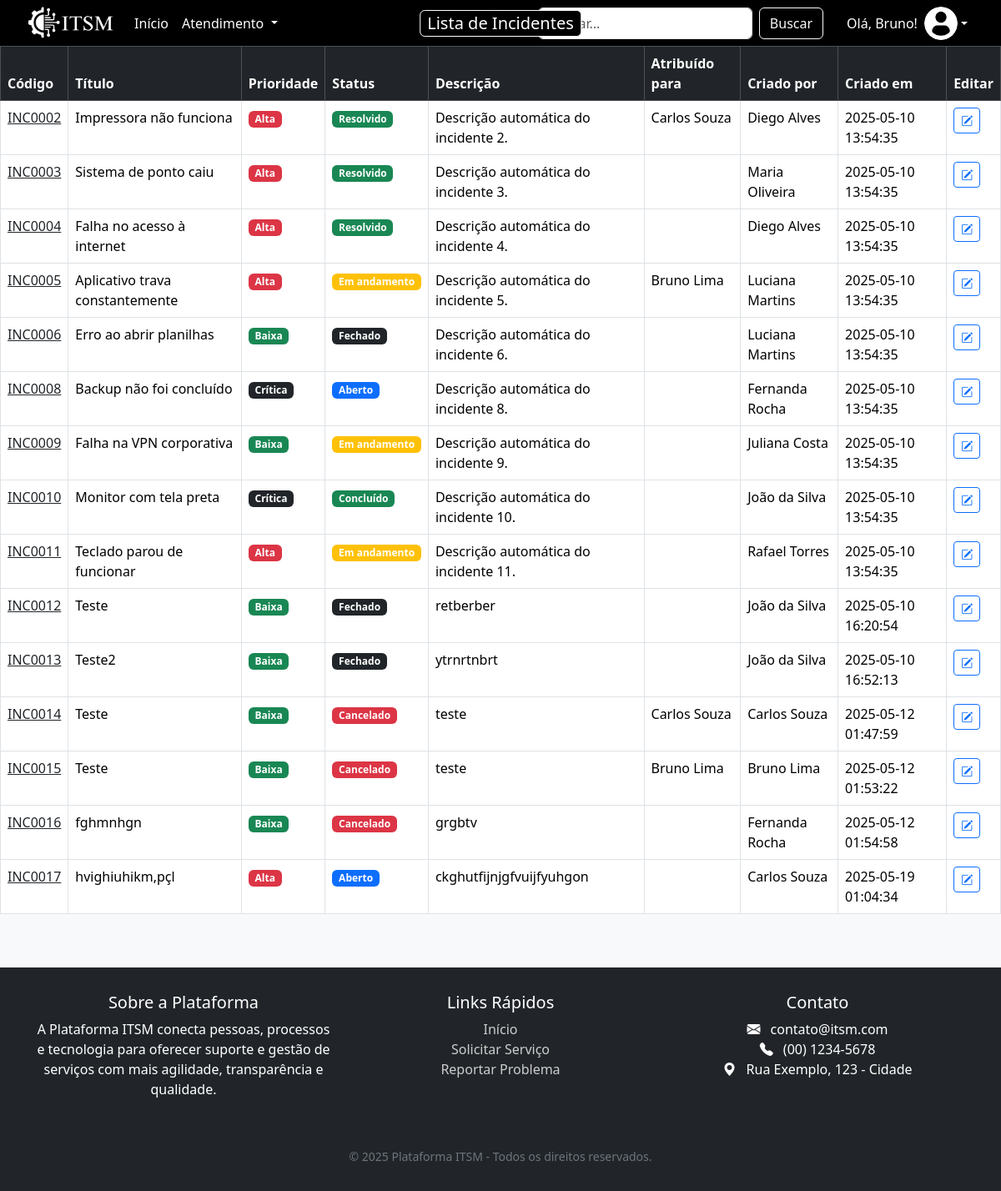
Page /lista/incidentes.php (signed in) on the committed database.
### tables this page shows
CREATE TABLE `incidentes` (
  `id` int(11) NOT NULL,
  `codigo` varchar(10) DEFAULT NULL,
  `titulo` varchar(150) NOT NULL,
  `descricao` text DEFAULT NULL,
  `status` int(11) NOT NULL,
  `prioridade` varchar(30) NOT NULL,
  `criado_por` int(11) DEFAULT NULL,
  `criado_em` timestamp NOT NULL DEFAULT current_timestamp(),
  `atribuido_para` int(11) DEFAULT NULL
);

CREATE TABLE `status` (
  `id` int(11) NOT NULL,
  `nome` varchar(50) NOT NULL
);

CREATE TABLE `usuarios` (
  `id` int(11) NOT NULL,
  `nome` varchar(100) NOT NULL,
  `login` varchar(50) NOT NULL,
  `senha` varchar(255) NOT NULL,
  `email` varchar(100) DEFAULT NULL,
  `funcao` varchar(50) DEFAULT NULL,
  `criado_em` timestamp NOT NULL DEFAULT current_timestamp(),
  `ativo` tinyint(1) NOT NULL DEFAULT 1
);

### lista/incidentes.php (the view, shortened to what this page needs)
<?php
include("conexao_banco_lista.php");
?>
<!DOCTYPE html>
<html lang="pt-br">
<head>
<link href="https://cdn.jsdelivr.net/npm/bootstrap@5.3.3/dist/css/bootstrap.min.css" rel="stylesheet">
<link href="https://cdn.jsdelivr.net/npm/bootstrap-icons@1.10.5/font/bootstrap-icons.css" rel="stylesheet">
</head>
<body>
<nav class="navbar navbar-expand-lg">
<div class="container-fluid ps-3">
  <a class="navbar-brand" href="/ITSM/home/index.php">
    <img src="/ITSM/imagens/ITSM-LOGO-HORIZONTAL.png" alt="Logo">
  </a>
  <div class="navbar-title bg-black text-white px-2 py-0 rounded custom-border">
      Lista de Incidentes
  </div>
  <div class="collapse navbar-collapse" id="navbarNav">
    <ul class="navbar-nav me-auto mb-2 mb-lg-0">
      <li class="nav-item">
        <a class="nav-link active" aria-current="page" href="/ITSM/home/index.php">Início</a>
      </li>
      <?php if($_SESSION["usuario_funcao"] == "Atendente" || $_SESSION["usuario_funcao"] == "Administrador"): ?>
          <li class="nav-item dropdown">
            <a class="nav-link dropdown-toggle" href="#" id="navbarDropdown" role="button" data-bs-toggle="dropdown" aria-expanded="false">
              Atendimento
            </a>
          </li>
        <?php endif; ?>
    </ul>
    <form class="d-flex me-3" method="GET" action="">
      <input class="form-control me-2" type="search" name="pesquisa" value="<?php echo htmlspecialchars(@$_GET['pesquisa']); ?>" placeholder="Buscar..." aria-label="Search">
      <button class="btn btn-outline-light" type="submit">Buscar</button>
    </form>
    <div class="dropdown">
        <button class="btn dropdown-toggle d-flex align-items-center border-0 bg-transparent text-white" id="userDropdown" type="button" data-bs-toggle="dropdown" aria-expanded="false">
          <span class="me-2">Olá,
            <?php
              $primeiro_nome = explode(' ', $_SESSION['usuario_nome']);
              echo htmlspecialchars($primeiro_nome[0]);
            ?>!
          </span>
          <img src="/ITSM/imagens/foto_perfil.png" class="user-photo">
        </button>
      </div>
  </div>
</div>
</nav>
<main>
<div class="table-responsive">
<table class="table table-hover table-bordered w-100">
<thead class="table-dark">
<tr>
  <th>Código</th>
  <th>Título</th>
  <th>Prioridade</th>
  <th>Status</th>
  <th>Descrição</th>
  <th>Atribuído para</th>
  <th>Criado por</th>
  <th>Criado em</th>
  <th>Editar</th>
</tr>
</thead>
<tbody>
<?php
$pesquisa = @$_GET['pesquisa'] ?? '';
$sql = "
SELECT incidentes.*,
       criador.nome AS nome_criador,
       status.nome AS nome_status,
       atendente.nome AS nome_atendente
FROM incidentes
LEFT JOIN usuarios AS criador ON incidentes.criado_por = criador.id
LEFT JOIN status ON incidentes.status = status.id
LEFT JOIN usuarios AS atendente ON incidentes.atribuido_para = atendente.id
WHERE incidentes.codigo LIKE '%$pesquisa%'
   OR incidentes.titulo LIKE '%$pesquisa%'
   OR incidentes.descricao LIKE '%$pesquisa%'
";
$resultado = $con->query($sql);
foreach ($resultado as $linha) {
    $corStatus = match ($linha['nome_status']) {
        'Aberto' => 'primary',
        'Em andamento' => 'warning',
        'Pendente' => 'secondary',
        'Resolvido' => 'success',
        'Fechado' => 'dark',
        'Cancelado' => 'danger',
        'Concluído' => 'success',
        'Em análise' => 'info',
        default => 'secondary'
    };
    $corPrioridade = match ($linha['prioridade']) {
        'Baixa' => 'success',
        'Média' => 'warning',
        'Alta' => 'danger',
        default => 'dark'
    };
    echo "
    <tr>
        <td><a href='/ITSM/formulario/form_incidente.php?codigo=" . $linha['codigo'] . "' class='link-dark' title='Abrir incidente'>" . $linha['codigo'] . "</a></td>
        <td>" . $linha['titulo'] . "</td>
        <td><span class='badge bg-{$corPrioridade}'>" . $linha['prioridade'] . "</span></td>
        <td><span class='badge bg-{$corStatus}'>" . $linha['nome_status'] . "</span></td>
        <td>" . $linha['descricao'] . "</td>
        <td>" . htmlspecialchars($linha['nome_atendente']) . "</td>
        <td>" . htmlspecialchars($linha['nome_criador']) . "</td>
        <td>" . $linha['criado_em'] . "</td>
        <td>
            <a href='/ITSM/formulario/form_incidente.php?codigo=" . $linha['codigo'] . "' class='btn btn-sm btn-outline-primary'>
                <i class='bi bi-pencil-square'></i>
            </a>
        </td>";
    echo "</tr>";
}
?>
</tbody>
</table>
</div>
</main>
<footer class="mt-5">
  <div class="container">
    <div class="row text-center">
      <div class="col-md-4 mb-4">
        <h5>Sobre a Plataforma</h5>
        <p>A Plataforma ITSM conecta pessoas, processos e tecnologia para oferecer suporte e gestão de serviços com mais agilidade, transparência e qualidade.</p>
      </div>
      <div class="col-md-4 mb-4">
        <h5>Links Rápidos</h5>
        <ul class="list-unstyled">
          <li><a href="/ITSM/home/index.php">Início</a></li>
          <li><a href="/ITSM/formulario/form_requisicao.php">Solicitar Serviço</a></li>
          <li><a href="/ITSM/formulario/form_incidente.php">Reportar Problema</a></li>
        </ul>
      </div>
      <div class="col-md-4 mb-4">
        <h5>Contato</h5>
        <ul class="list-unstyled">
          <li><i class="bi bi-envelope-fill me-2"></i> contato@itsm.com</li>
          <li><i class="bi bi-telephone-fill me-2"></i> (00) 1234-5678</li>
          <li><i class="bi bi-geo-alt-fill me-2"></i> Rua Exemplo, 123 - Cidade</li>
        </ul>
      </div>
    </div>
    <div class="text-center pt-3">
      <small class="text-secondary">&copy; 2025 Plataforma ITSM - Todos os direitos reservados.</small>
    </div>
  </div>
</footer>
</body>
</html>

### lista/incidentes.php (style rules this page uses)
html, body { height: 100%; }
body { display: flex; flex-direction: column; background-color: #f8f9fa; margin: 0; padding: 0; }
main { flex: 1; width: 100%; }
.navbar { background-color: black; position: relative; height: 60px; padding: 0 1rem; }
.navbar-brand img { height: 45px; width: auto; }
.navbar-title { position: absolute; left: 50%; top: 50%; transform: translate(-50%, -50%); font-size: 20px; font-weight: 500; padding: 2px 8px; border-radius: 8px; white-space: nowrap; }
.custom-border { border: 1px solid white; }
.navbar-nav .nav-link { color: white; font-weight: 500; }
.navbar-nav .nav-link.active { color: white; }
.user-photo { width: 40px; height: 40px; border-radius: 50%; object-fit: cover; }
footer { background-color: #212529; color: white; padding: 30px 0; margin-top: auto; }
footer a { color: #ccc; text-decoration: none; }

### rows in the picture
incidentes: codigo "INC0002", titulo "Impressora não funciona", prioridade "Alta", status.nome "Resolvido", descricao "Descrição automática do incidente 2.", atribuido_para.nome "Carlos Souza", criado_por.nome "Diego Alves", criado_em "2025-05-10 13:54:35"
incidentes: codigo "INC0003", titulo "Sistema de ponto caiu", prioridade "Alta", status.nome "Resolvido", descricao "Descrição automática do incidente 3.", criado_por.nome "Maria Oliveira", criado_em "2025-05-10 13:54:35"
incidentes: codigo "INC0004", titulo "Falha no acesso à internet", prioridade "Alta", status.nome "Resolvido", descricao "Descrição automática do incidente 4.", criado_por.nome "Diego Alves", criado_em "2025-05-10 13:54:35"
incidentes: codigo "INC0005", titulo "Aplicativo trava constantemente", prioridade "Alta", status.nome "Em andamento", descricao "Descrição automática do incidente 5.", atribuido_para.nome "Bruno Lima", criado_por.nome "Luciana Martins", criado_em "2025-05-10 13:54:35"
incidentes: codigo "INC0006", titulo "Erro ao abrir planilhas", prioridade "Baixa", status.nome "Fechado", descricao "Descrição automática do incidente 6.", criado_por.nome "Luciana Martins", criado_em "2025-05-10 13:54:35"
incidentes: codigo "INC0008", titulo "Backup não foi concluído", prioridade "Crítica", status.nome "Aberto", descricao "Descrição automática do incidente 8.", criado_por.nome "Fernanda Rocha", criado_em "2025-05-10 13:54:35"
incidentes: codigo "INC0009", titulo "Falha na VPN corporativa", prioridade "Baixa", status.nome "Em andamento", descricao "Descrição automática do incidente 9.", criado_por.nome "Juliana Costa", criado_em "2025-05-10 13:54:35"
incidentes: codigo "INC0010", titulo "Monitor com tela preta", prioridade "Crítica", status.nome "Concluído", descricao "Descrição automática do incidente 10.", criado_por.nome "João da Silva", criado_em "2025-05-10 13:54:35"
incidentes: codigo "INC0011", titulo "Teclado parou de funcionar", prioridade "Alta", status.nome "Em andamento", descricao "Descrição automática do incidente 11.", criado_por.nome "Rafael Torres", criado_em "2025-05-10 13:54:35"
incidentes: codigo "INC0012", titulo "Teste", prioridade "Baixa", status.nome "Fechado", descricao "retberber", criado_por.nome "João da Silva", criado_em "2025-05-10 16:20:54"
incidentes: codigo "INC0013", titulo "Teste2", prioridade "Baixa", status.nome "Fechado", descricao "ytrnrtnbrt", criado_por.nome "João da Silva", criado_em "2025-05-10 16:52:13"
incidentes: codigo "INC0014", titulo "Teste", prioridade "Baixa", status.nome "Cancelado", descricao "teste", atribuido_para.nome "Carlos Souza", criado_em "2025-05-12 01:47:59"
incidentes: codigo "INC0015", titulo "Teste", prioridade "Baixa", status.nome "Cancelado", descricao "teste", atribuido_para.nome "Bruno Lima", criado_em "2025-05-12 01:53:22"
incidentes: codigo "INC0016", titulo "fghmnhgn", prioridade "Baixa", status.nome "Cancelado", descricao "grgbtv", criado_por.nome "Fernanda Rocha", criado_em "2025-05-12 01:54:58"
incidentes: codigo "INC0017", titulo "hvighiuhikm,pçl", prioridade "Alta", status.nome "Aberto", descricao "ckghutfijnjgfvuijfyuhgon", criado_por.nome "Carlos Souza", criado_em "2025-05-19 01:04:34"

### other values in the picture
$primeiro_nome[0] "Bruno"
